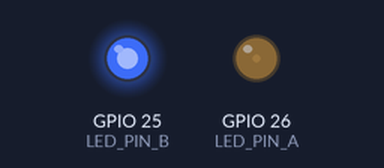
A sketch run on a simulated ESP32. Parts: output pins drawn as LEDs (lit = HIGH).

Above: at 0.05 s.
At 0.5 s:
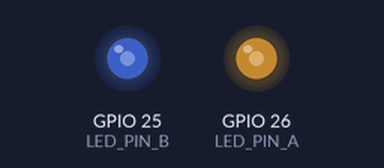
At 0.95 s:
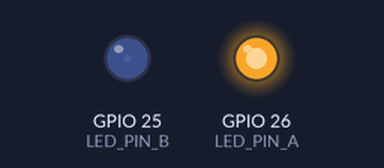
At 1.75 s:
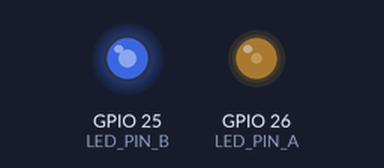
Timing chart, 0 to 4.7 s (numbered marks = the images above):
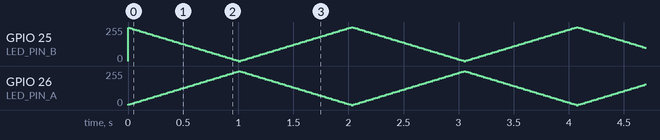

The sketch:

lab06.ino
```cpp
#include <Arduino.h>

// 引脚定义
#define LED_PIN_A  26   // 第一个LED引脚
#define LED_PIN_B  25   // 第二个LED引脚

// PWM参数
const int freq = 5000;
const int resolution = 8;  // 占空比范围 0~255
int step = 5;              // 渐变步长，控制过渡速度

// 占空比变量
int dutyA = 0;    // LED A的占空比（初始为0，最暗）
int dutyB = 255;  // LED B的占空比（初始为255，最亮）
bool aIncreasing = true;  // LED A的变化方向

void setup() {
  Serial.begin(115200);

  // 初始化两个独立PWM通道
  ledcAttach(LED_PIN_A, freq, resolution);
  ledcAttach(LED_PIN_B, freq, resolution);

  // 初始状态
  ledcWrite(LED_PIN_A, dutyA);
  ledcWrite(LED_PIN_B, dutyB);
}

void loop() {
  // 更新LED A的占空比
  if (aIncreasing) {
    dutyA += step;
    if (dutyA >= 255) {
      dutyA = 255;
      aIncreasing = false;
    }
  } else {
    dutyA -= step;
    if (dutyA <= 0) {
      dutyA = 0;
      aIncreasing = true;
    }
  }

  // LED B的占空比与A反相：dutyB = 255 - dutyA
  dutyB = 255 - dutyA;

  // 输出到两个LED
  ledcWrite(LED_PIN_A, dutyA);
  ledcWrite(LED_PIN_B, dutyB);

  delay(20);  // 控制渐变速度，数值越小变化越快
}
```
